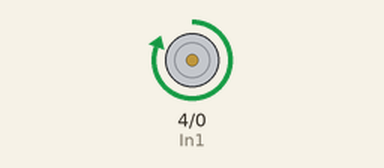
The sketch below on a simulated ESP8266 (NodeMCU). Parts: motor-driver pin pairs drawn as motors (green arrow = first pin HIGH = forward, orange = second pin HIGH = backward, longer = more drive, scaled by the enable pin). What the sketch prints to the serial monitor is not drawn.

Above: at 0.05 s.
Timing chart, 0 to 3.0 s (numbered marks = the images above):
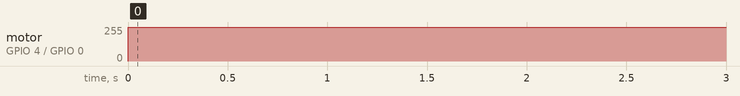

The sketch:

sketch_may10b.ino
```cpp
#include <ESP8266WiFi.h>
int EnA = 5;
int In1 = 4;
int In2 = 0;

void setup() {
  // put your setup code here, to run once:
  pinMode(EnA, OUTPUT);
  pinMode(In1, OUTPUT);
  pinMode(In2, OUTPUT);
  Serial.begin(115200);
}

void loop() {
  // put your main code here, to run repeatedly:
    digitalWrite(EnA,HIGH);
   digitalWrite(In1, HIGH);
   digitalWrite(In2, LOW);
   Serial.println("Motor ON");
   delay(1000);

   digitalWrite(In1, LOW);
   digitalWrite(In2, LOW);
}
```

Measured:
- by itself, motor on GPIO 4 (In1) / GPIO 0 (In2): stopped → forward 255/255 at 0.00 s
